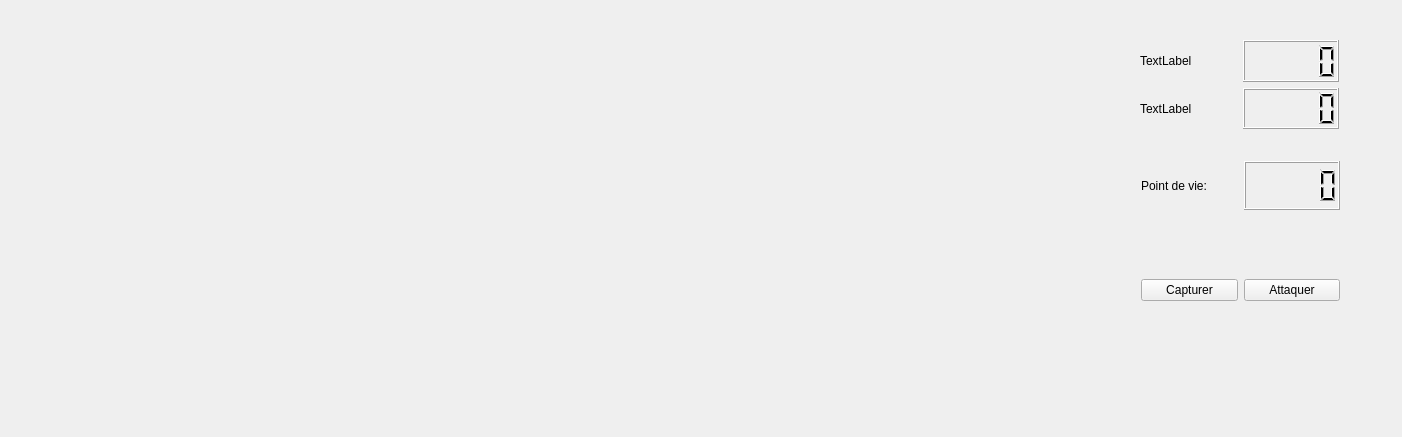
<?xml version="1.0" encoding="UTF-8"?>
<ui version="4.0">
 <class>MainWindow</class>
 <widget class="QMainWindow" name="MainWindow">
  <property name="geometry">
   <rect>
    <x>0</x>
    <y>0</y>
    <width>1402</width>
    <height>437</height>
   </rect>
  </property>
  <property name="windowTitle">
   <string>MainWindow</string>
  </property>
  <widget class="QWidget" name="centralWidget">
   <widget class="QWidget" name="gridLayoutWidget">
    <property name="geometry">
     <rect>
      <x>1129</x>
      <y>29</y>
      <width>221</width>
      <height>111</height>
     </rect>
    </property>
    <layout class="QGridLayout" name="gridLayout">
     <item row="1" column="0">
      <widget class="QLabel" name="label_3">
       <property name="text">
        <string>TextLabel</string>
       </property>
      </widget>
     </item>
     <item row="0" column="1">
      <widget class="QLCDNumber" name="lcdNumber_4"/>
     </item>
     <item row="1" column="1">
      <widget class="QLCDNumber" name="lcdNumber_3"/>
     </item>
     <item row="0" column="0">
      <widget class="QLabel" name="label_2">
       <property name="text">
        <string>TextLabel</string>
       </property>
      </widget>
     </item>
    </layout>
   </widget>
   <widget class="QWidget" name="horizontalLayoutWidget_3">
    <property name="geometry">
     <rect>
      <x>1130</x>
      <y>230</y>
      <width>221</width>
      <height>121</height>
     </rect>
    </property>
    <layout class="QHBoxLayout" name="horizontalLayout_6">
     <item>
      <widget class="QPushButton" name="pushButton">
       <property name="text">
        <string>Capturer</string>
       </property>
      </widget>
     </item>
     <item>
      <widget class="QPushButton" name="pushButton_2">
       <property name="text">
        <string>Attaquer</string>
       </property>
      </widget>
     </item>
    </layout>
   </widget>
   <widget class="QWidget" name="horizontalLayoutWidget">
    <property name="geometry">
     <rect>
      <x>1130</x>
      <y>150</y>
      <width>221</width>
      <height>71</height>
     </rect>
    </property>
    <layout class="QHBoxLayout" name="horizontalLayout_2">
     <item>
      <widget class="QLabel" name="label">
       <property name="text">
        <string>Point de vie:</string>
       </property>
      </widget>
     </item>
     <item>
      <widget class="QLCDNumber" name="lcdNumber"/>
     </item>
    </layout>
   </widget>
  </widget>
 </widget>
 <layoutdefault spacing="6" margin="11"/>
 <resources/>
 <connections/>
</ui>
